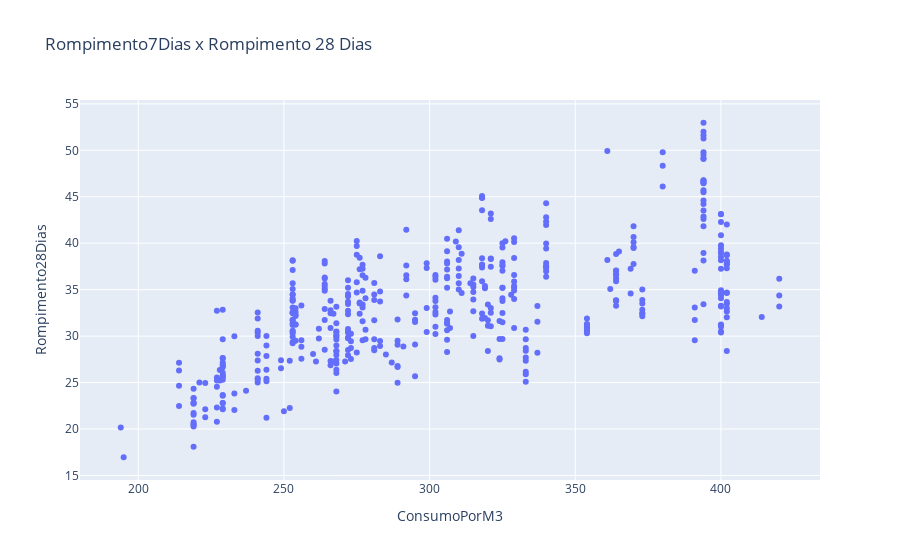

Write notebook code for a chart like this one.
### Code cell
fig = px.scatter(dados_aglomerante, x="ConsumoPorM3", y="Rompimento28Dias", title='Rompimento7Dias x Rompimento 28 Dias')
fig.show()

### Figure 1 — Plotly figure (JSON) as saved in the notebook; plotly's stock layout.template omitted (floating-point values rounded to 4 significant figures; data arrays with more than 128 entries replaced by an {"elided": "..."} marker saying what was removed)
{"data": [{"hovertemplate": "ConsumoPorM3=%{x}<br>Rompimento28Dias=%{y}<extra></extra>", "legendgroup": "", "marker": {"color": "#636efa", "symbol": "circle"}, "mode": "markers", "name": "", "orientation": "v", "showlegend": false, "type": "scatter", "x": {"elided": "466 int values"}, "xaxis": "x", "y": {"elided": "466 float values"}, "yaxis": "y"}], "layout": {"legend": {"tracegroupgap": 0}, "title": {"text": "Rompimento7Dias x Rompimento 28 Dias"}, "xaxis": {"anchor": "y", "domain": [0, 1], "title": {"text": "ConsumoPorM3"}}, "yaxis": {"anchor": "x", "domain": [0, 1], "title": {"text": "Rompimento28Dias"}}}}
